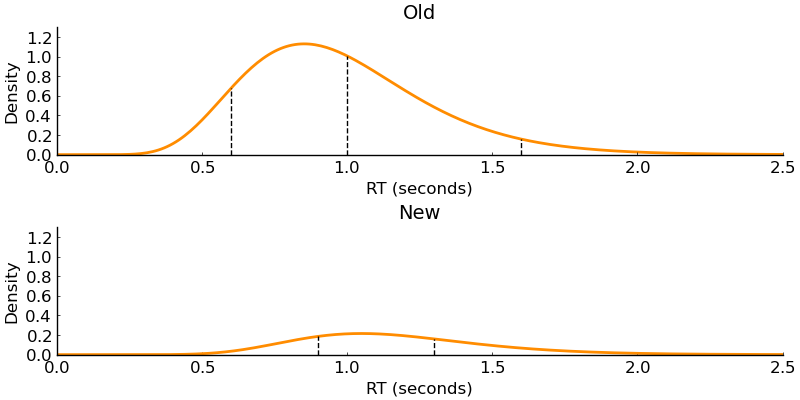

Write Julia code to recreate this figure.
# set the working directory to the directory in which this file is contained
cd(@__DIR__)
# load the package manager
using Pkg
# activate the project environment
Pkg.activate("../..")
# load the required packages
using Distributions, ACTRModels, Random, Plots

Random.seed!(87545)
# create chunks of declarative knowledge
chunks = [
    Chunk(;name=:Bob, department=:accounting),
    Chunk(;name=:Alice, department=:HR)
    ]

# initialize declarative memory
declarative = Declarative(memory=chunks)

# specify model parameters: partial matching, noise, mismatch penalty, activation noise
Θ = (mmp=true, noise=true, δ=.5, s=.2)  

# create an ACT-R object with activation noise and partial matching
actr = ACTR(;declarative, Θ...)

# compute activation for each chunk
compute_activation!(actr; department=:accounting)
# get mean activation
μ = get_mean_activations(actr)
# standard deviation 
σ = Θ.s * pi / sqrt(3)
# lognormal race distribution object
dist = LNR(;μ=-μ, σ, ϕ=0.0)


# index for accounting
idx = find_index(actr; department=:accounting)
# generate retrieval times
rts = rand(dist, 10^5)
# extract rts for accounting
acc_rts = filter(x->x[1] == idx, rts) .|> x-> x[2]
# probability of retrieving accounting
p_acc = length(acc_rts)/length(rts)
# histogram of retrieval times
hist = plot(layout=(2,1))
x = 0:.01:3
# density for each x value
dens = pdf.(dist, idx, x)
# overlay PDF on histogram
font_size = 12
plot!(hist, x, dens, color=:darkorange, linewidth=2, xlims=(0,2.5), leg=false,
    title="Old", grid=false, ylims=(0,1.3), xlabel="RT (seconds)", ylabel="Density",
    size=(800,400), xaxis=font(font_size), yaxis=font(font_size), legendfontsize=10)
# index for accounting
idx = find_index(actr; department=:HR)
# generate retrieval times
# extract rts for accounting
hr_rts = filter(x->x[1] == idx, rts) .|> x-> x[2]
# density for each x value
dens = pdf.(dist, idx, x)
# overlay PDF on histogram
plot!(hist, x, dens, color=:darkorange, linewidth=2, xlims=(0,2.5), subplot=2,
    grid=false, leg=false, ylims=(0,1.3), xlabel="RT (seconds)", ylabel="Density",
    title="New", xaxis=font(font_size), yaxis=font(font_size), legendfontsize=10)

# add density lines to correct distribution
x_line1 = [.6,1,1.6]
density_max1 = pdf.(dist, 1, x_line1)
density_min1 = fill(0.0, length(x_line1))
plot!(x_line1', [density_min1';density_max1'], color=:black, subplot=1,
    linestyle=:dash)


# add density lines to incorrect distribution
x_line2 = [.9,1.3]
density_max2 = pdf.(dist, 2, x_line2)
density_min2 = fill(0.0, length(x_line2))
plot!(x_line2', [density_min2';density_max2'], color=:black, subplot=2,
    linestyle=:dash)
savefig("Likelihood_Example2.png")
